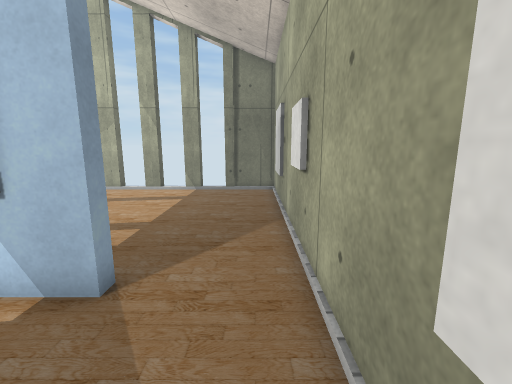
[1] (above)

14 first-person views from a walk through a scene from a Unity 3-D project. The camera is 1.3 m above the floor, tilts 10° down and sees 90° across. The floor is counted in squares, 0.5 m on a side. Each view is taken from the middle of a square. On the plan, view 1 faces up. The plan holds only what a view shows up to about 18 squares ahead; the rest is blank. Some animated figures are left out. Some surface patterns are stand-ins.

[2]
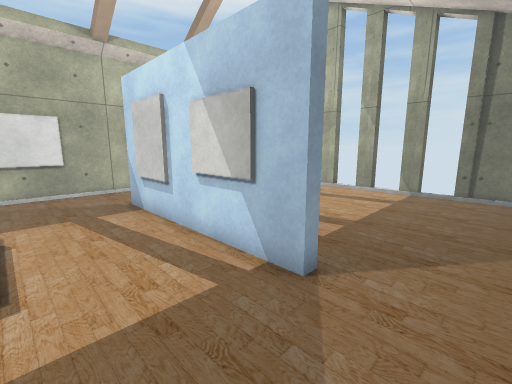

[3]
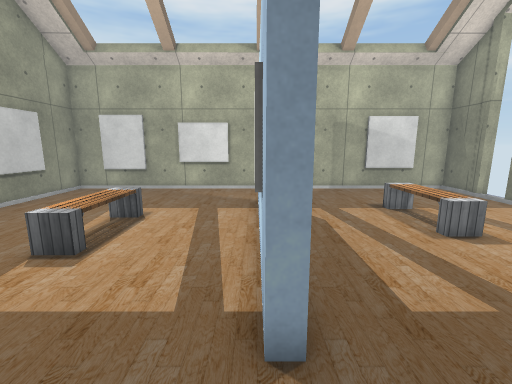

[4]
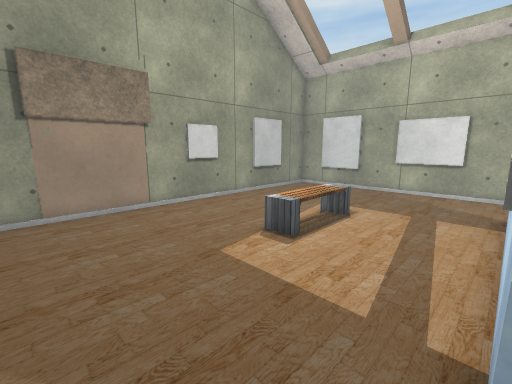

[5]
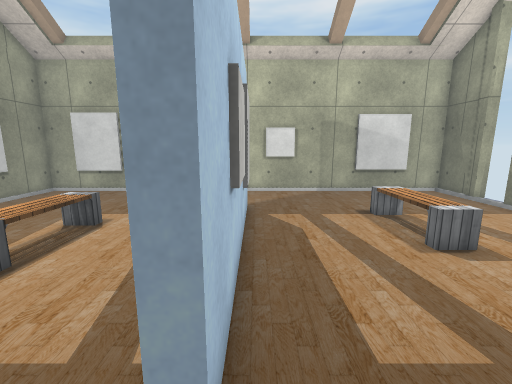

[6]
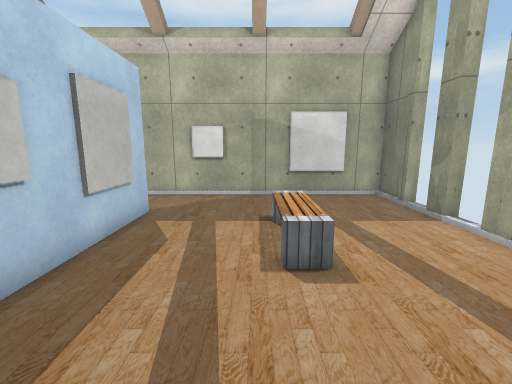

[7]
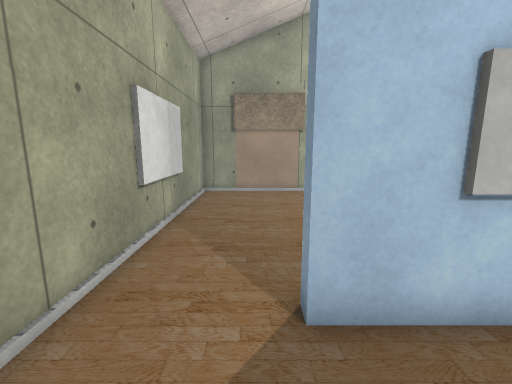

[8]
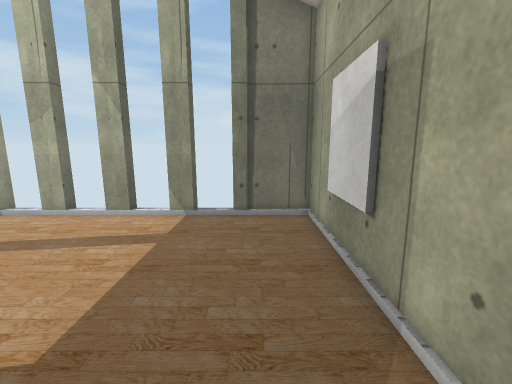

[9]
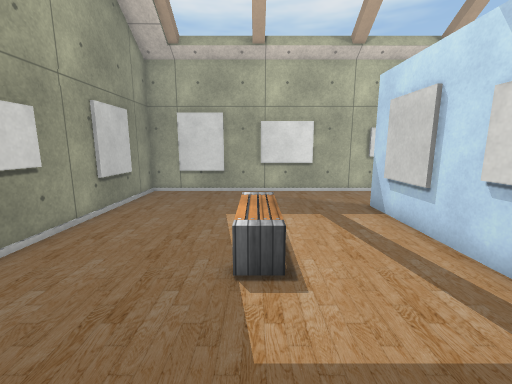

[10]
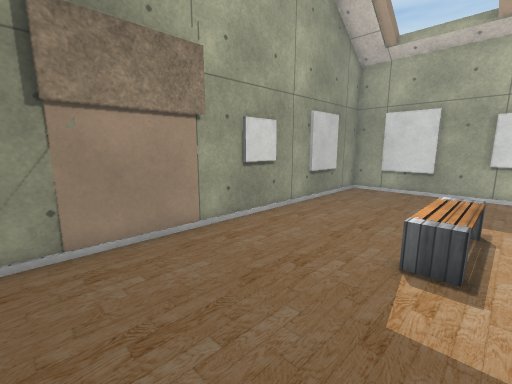

[11]
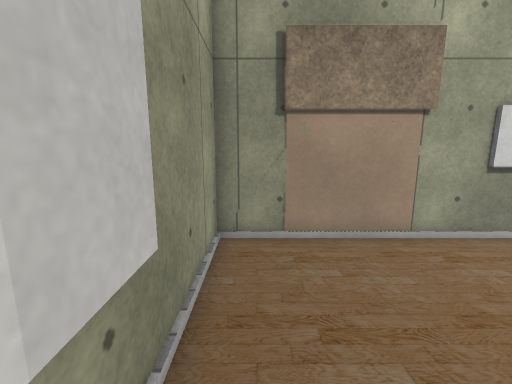

[12]
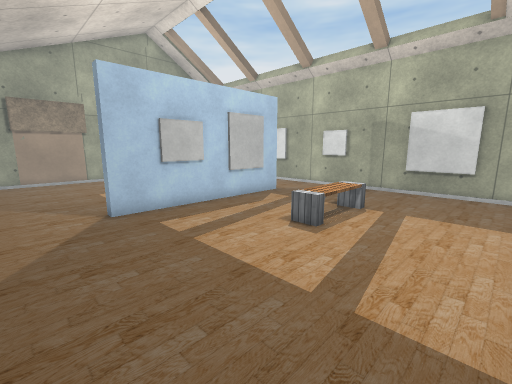

[13]
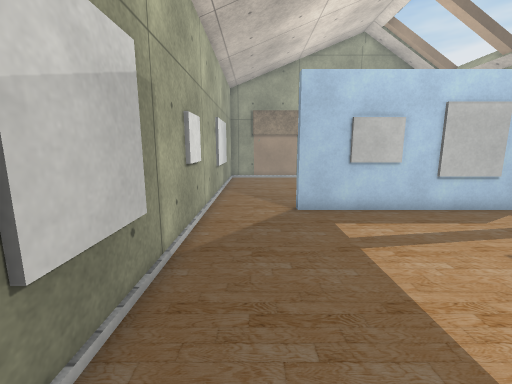

[14]
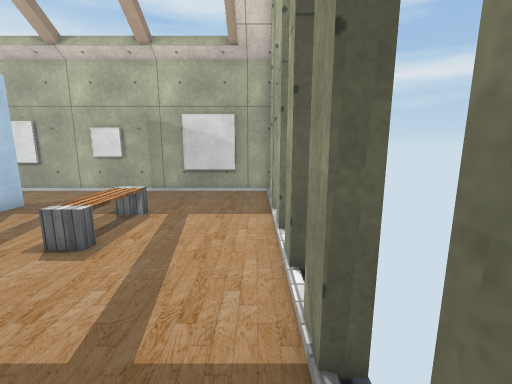

### Floor plan
Key: @ floor where view 1 was taken; # wall or solid block; x gap in a wall; . floor; O other object.
Columns run from 16 left of view 1 to 1 right of it. Each row starts with its distance up from view 1.
 16 ### xx # xx # x###
 15 #................#
 14 #................#
 13 #................#
 12 #................#
 11 #................#
 10 #....OOOO........#
  9 #................#
  8 #................#
  7 #................#
  6 #................#
  5 #...##########...#
  4 #...##########...#
  3 #................#
  2 #................#
  1 #................#
  0 #...............@#
 -1 #......OOOO......#
 -2 #................#
 -3 #................#
 -4 #................#
 -5 #................#
 -6 #................#
 -7 ##################

Positions as (right, up) in squares from view 1, and headings:
1: (0, 0), facing up
2: (0, 0), facing up-left
3: (0, 4), facing left
4: (0, 4), facing down-left
5: (-1, 5), facing left
6: (-2, 9), facing left
7: (-2, 8), facing down
8: (-1, 6), facing up
9: (-1, -1), facing left
10: (0, 0), facing down-left
11: (0, 0), facing down
12: (0, 15), facing down-left
13: (-1, 15), facing down
14: (-1, 15), facing left
